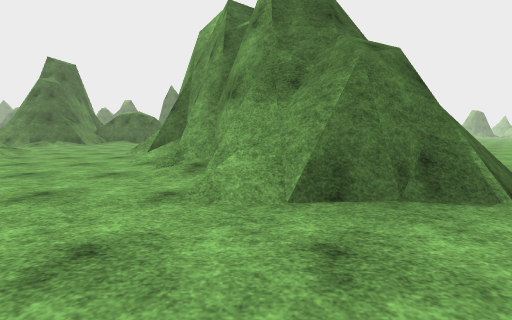
view 1 (above)

24 first-person views from a walk through a scene from a Unity 3-D project. The camera is 1.2 m above the floor, tilts 6° down and sees 90° across. The floor is counted in squares, 2 m on a side. Each view is taken from the middle of a square. On the plan, view 1 faces up. The plan holds only what a view shows up to about 9 squares ahead; the rest is blank. The place goes on beyond the plan. Surface patterns are stand-ins for the level's own textures.

view 2
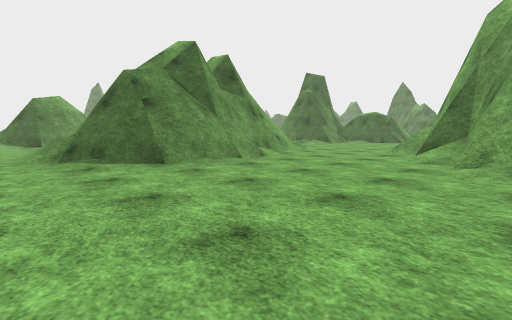

view 3
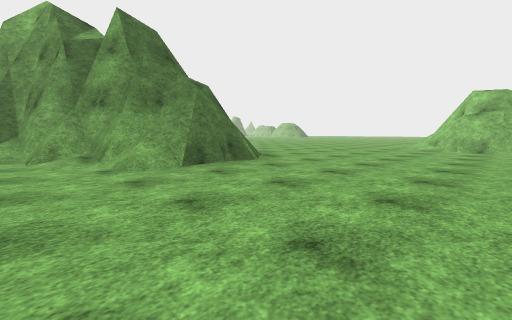

view 4
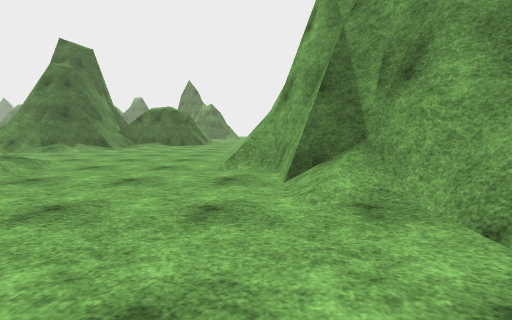

view 5
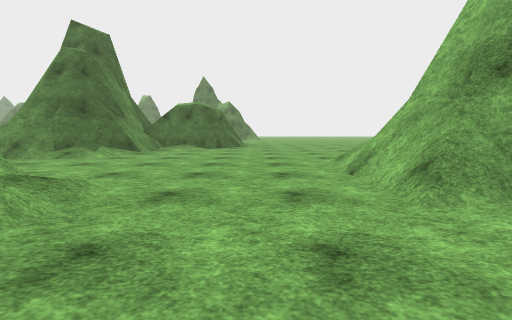

view 6
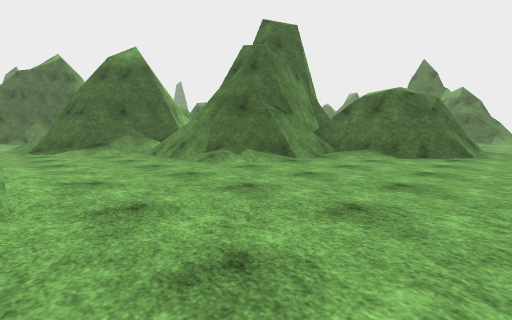

view 7
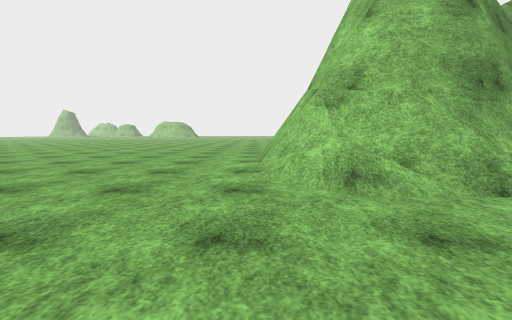

view 8
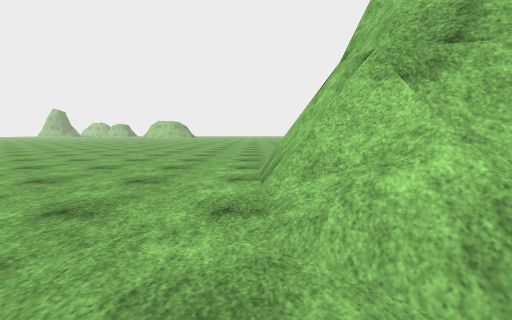

view 9
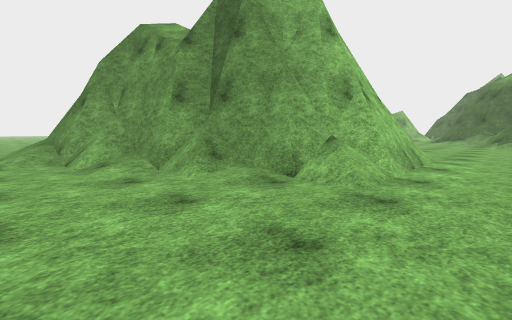

view 10
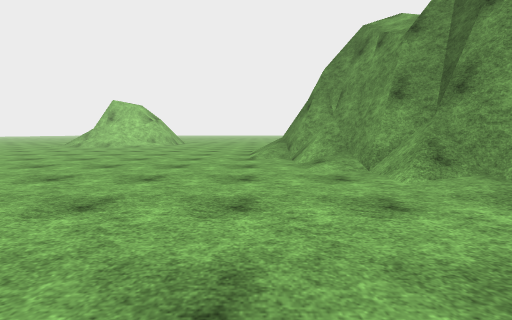

view 11
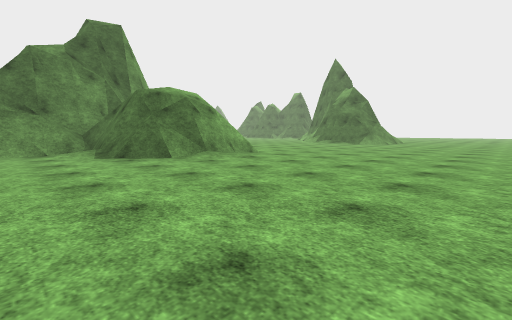

view 12
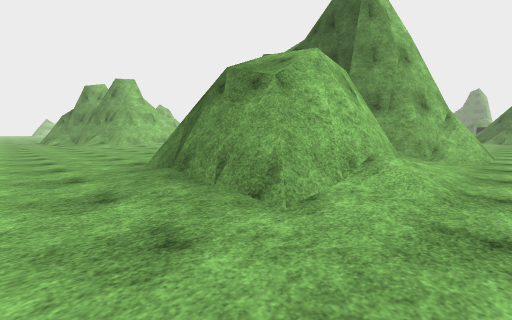

view 13
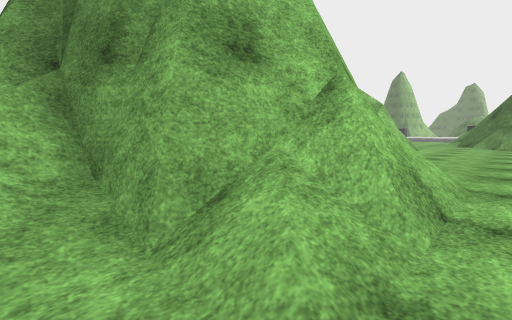

view 14
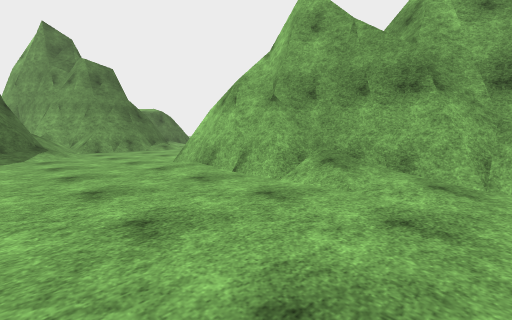

view 15
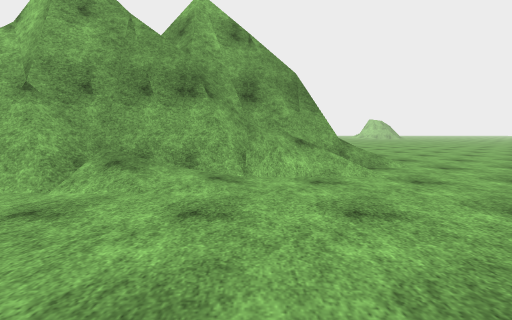

view 16
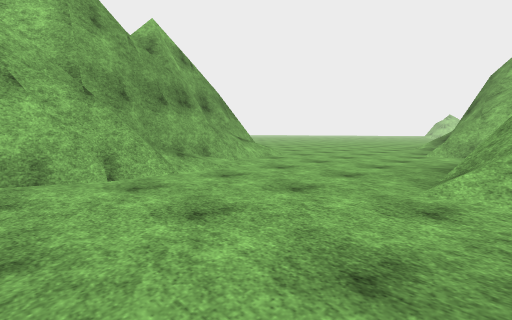

view 17
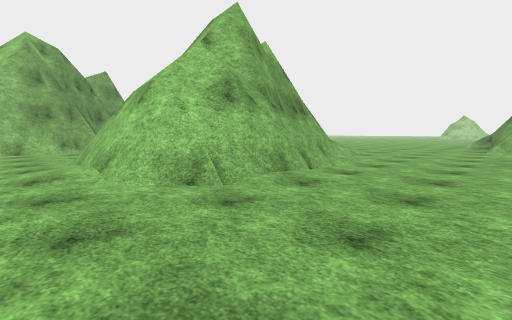

view 18
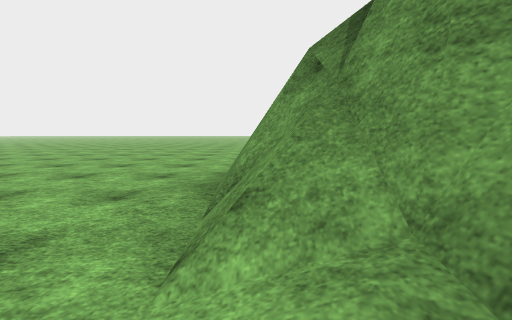

view 19
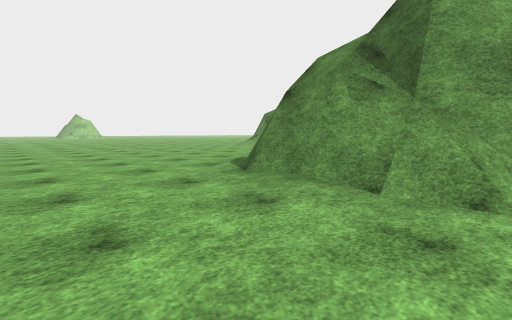

view 20
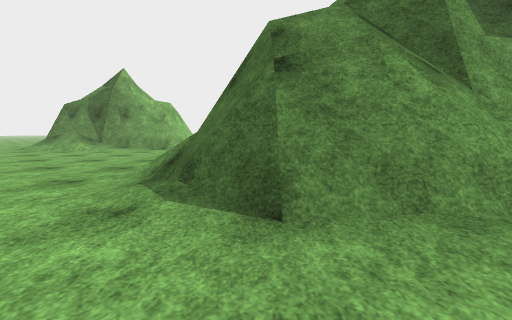

view 21
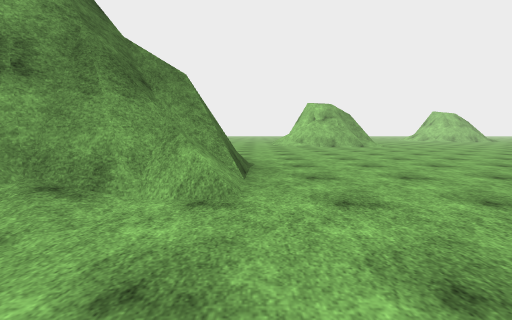

view 22
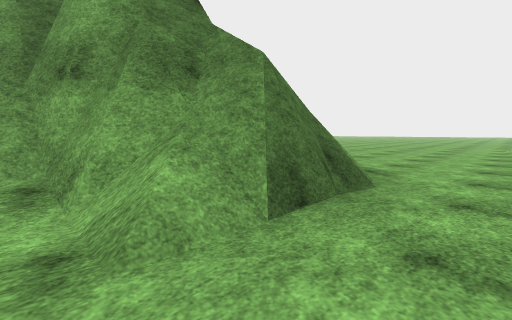

view 23
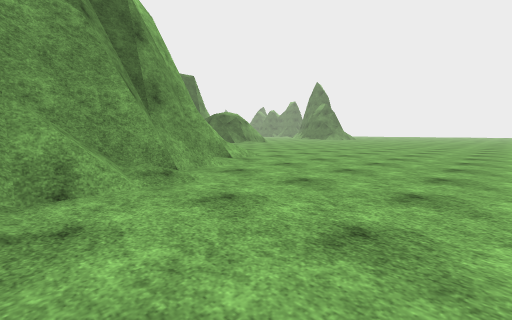

view 24
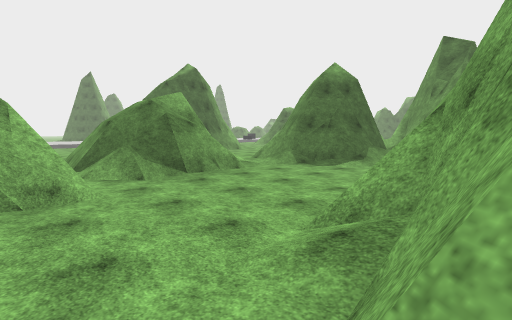

### Floor plan
Key: @ floor where view 1 was taken; # wall or solid block; . floor; / step, stairs or slope; = window, fence, low wall or low ledge.
Columns run from 22 left of view 1 to 12 right of it. Each row starts with its distance up from view 1.
 20 .......................
 19 ........=#//.///....... ....
 18  ....    ###/####............
 17    #       #/# ##/...........
 16            ######............
 15             ####.............
 14          #  ##...............
 13         ######...............
 12         #/###/...............
 11         #////......./##......
 10        ##/........./####.....
  9       ##/..........=####/......
  8      ///....###/.../#  ##/.....
  7      ##....####/.../#  ##/......
  6       #....## ##....##  ##/......
  5       #....##  #/....#  ##/.......
  4    ####..../#  #/....#####/........
  3    //##/.../#####...../##=.........
  2       #/..../####.....///.........
  1         ..../####..............///
  0         .....////.....@........#
 -1         ......................=#=
 -2        ##.....................##
 -3        ##....................
 -4         #/...................
 -5          /...  .....      ...
 -6          /..    ....       ..
 -7          /.      ...
 -8                   ..

Positions as (right, up) in squares from view 1, and headings:
1: (0, 0), facing up
2: (-1, -1), facing up-left
3: (-2, -2), facing up-right
4: (-3, 3), facing up
5: (-5, 5), facing up
6: (-5, 8), facing up-left
7: (-6, 11), facing right
8: (-4, 11), facing right
9: (4, 12), facing down-left
10: (4, 12), facing down
11: (0, 13), facing up-left
12: (-4, 20), facing down-left
13: (-10, 20), facing down-left
14: (-14, 2), facing up-right
15: (-14, 2), facing right
16: (-15, 6), facing down-right
17: (-14, 9), facing down-right
18: (-6, 5), facing down
19: (-3, 4), facing down-left
20: (-4, 1), facing left
21: (-3, 2), facing right
22: (-1, 1), facing up-right
23: (6, 6), facing up-left
24: (-10, 2), facing up-left
